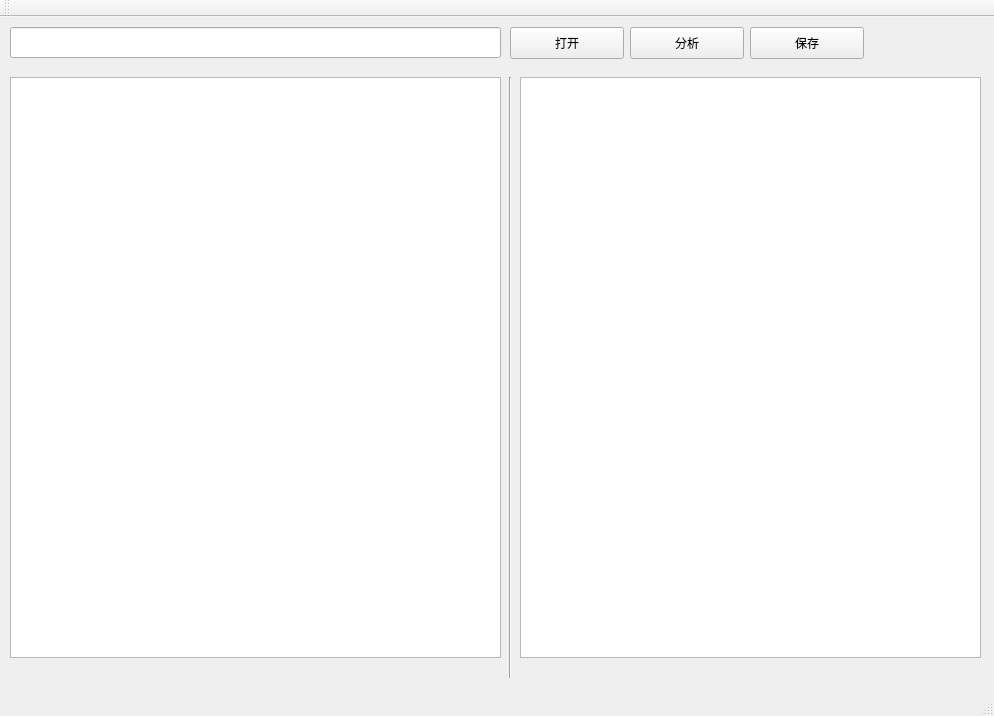
<?xml version="1.0" encoding="UTF-8"?>
<ui version="4.0">
 <class>MainWindow</class>
 <widget class="QMainWindow" name="MainWindow">
  <property name="geometry">
   <rect>
    <x>0</x>
    <y>0</y>
    <width>994</width>
    <height>716</height>
   </rect>
  </property>
  <property name="windowTitle">
   <string>扩充Tiny语法分析 -Author: 软件四班 廖思源</string>
  </property>
  <widget class="QWidget" name="centralWidget">
   <widget class="Line" name="line">
    <property name="geometry">
     <rect>
      <x>500</x>
      <y>60</y>
      <width>20</width>
      <height>601</height>
     </rect>
    </property>
    <property name="orientation">
     <enum>Qt::Vertical</enum>
    </property>
   </widget>
   <widget class="QPushButton" name="pushButton_4">
    <property name="geometry">
     <rect>
      <x>750</x>
      <y>10</y>
      <width>114</width>
      <height>32</height>
     </rect>
    </property>
    <property name="text">
     <string>保存</string>
    </property>
   </widget>
   <widget class="QLineEdit" name="lineEdit">
    <property name="geometry">
     <rect>
      <x>10</x>
      <y>10</y>
      <width>491</width>
      <height>31</height>
     </rect>
    </property>
    <property name="font">
     <font>
      <pointsize>15</pointsize>
     </font>
    </property>
    <property name="whatsThis">
     <string>&lt;html&gt;&lt;head/&gt;&lt;body&gt;&lt;p&gt;&lt;br/&gt;&lt;/p&gt;&lt;/body&gt;&lt;/html&gt;</string>
    </property>
    <property name="styleSheet">
     <string notr="true">color:rgb(0, 0, 0)</string>
    </property>
    <property name="text">
     <string/>
    </property>
   </widget>
   <widget class="QPushButton" name="pushButton">
    <property name="geometry">
     <rect>
      <x>510</x>
      <y>10</y>
      <width>114</width>
      <height>32</height>
     </rect>
    </property>
    <property name="text">
     <string>打开</string>
    </property>
   </widget>
   <widget class="QPushButton" name="pushButton_2">
    <property name="geometry">
     <rect>
      <x>630</x>
      <y>10</y>
      <width>114</width>
      <height>32</height>
     </rect>
    </property>
    <property name="text">
     <string>分析</string>
    </property>
   </widget>
   <widget class="QTextEdit" name="textEdit">
    <property name="geometry">
     <rect>
      <x>10</x>
      <y>60</y>
      <width>491</width>
      <height>581</height>
     </rect>
    </property>
    <property name="styleSheet">
     <string notr="true">color: rgb(0, 0, 0)</string>
    </property>
   </widget>
   <widget class="QTextEdit" name="textEdit_2">
    <property name="geometry">
     <rect>
      <x>520</x>
      <y>60</y>
      <width>461</width>
      <height>581</height>
     </rect>
    </property>
    <property name="styleSheet">
     <string notr="true">color:rgb(0, 0, 0)</string>
    </property>
   </widget>
  </widget>
  <widget class="QMenuBar" name="menuBar">
   <property name="geometry">
    <rect>
     <x>0</x>
     <y>0</y>
     <width>994</width>
     <height>22</height>
    </rect>
   </property>
  </widget>
  <widget class="QToolBar" name="mainToolBar">
   <attribute name="toolBarArea">
    <enum>TopToolBarArea</enum>
   </attribute>
   <attribute name="toolBarBreak">
    <bool>false</bool>
   </attribute>
  </widget>
  <widget class="QStatusBar" name="statusBar"/>
 </widget>
 <layoutdefault spacing="6" margin="11"/>
 <resources/>
 <connections/>
</ui>
